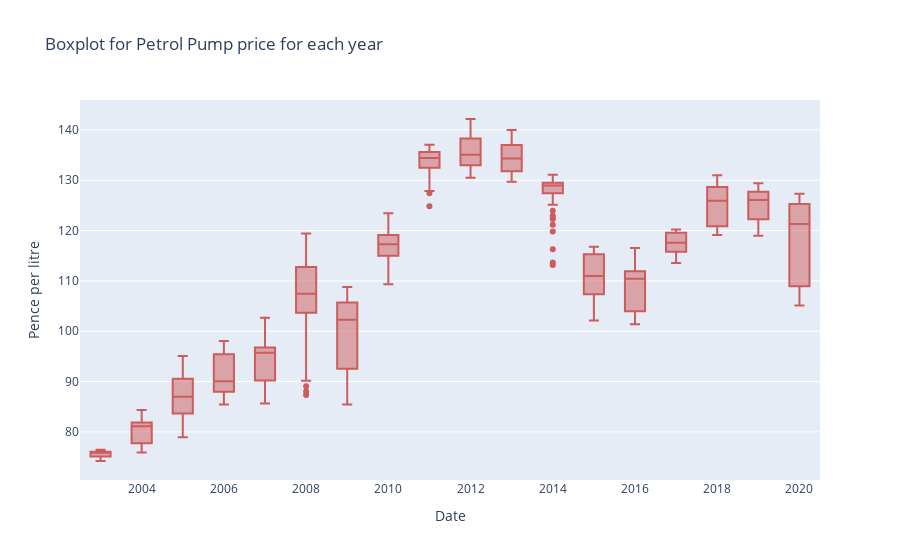

Source (notebook cell):
### Markdown cell above
### Box plots for petrol and diseal for all years

### Code cell
fig = go.Figure()
fig.add_trace(go.Box(y=data['petrol_pump_price'], x=data.Year, marker_color = 'indianred'))
fig.update_layout(title='Boxplot for Petrol Pump price for each year',
                 yaxis_title='Pence per litre', xaxis_title='Date')
fig.show(render='png')

### Figure 1 — Plotly figure (JSON) as saved in the notebook; plotly's stock layout.template omitted (floating-point values rounded to 4 significant figures; data arrays with more than 128 entries replaced by an {"elided": "..."} marker saying what was removed)
{"data": [{"marker": {"color": "indianred"}, "type": "box", "x": {"elided": "885 int values"}, "y": {"elided": "885 float values"}}], "layout": {"title": {"text": "Boxplot for Petrol Pump price for each year"}, "xaxis": {"title": {"text": "Date"}}, "yaxis": {"title": {"text": "Pence per litre"}}}}
